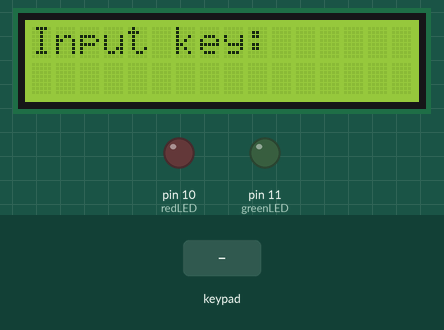
Simulated run of this sketch. Board: Arduino Leonardo, built with avr-gcc and run on an emulated ATmega32U4. On the bench: 16×2 character LCD, output pins drawn as LEDs (lit = HIGH). The inputs (shaded band) are chosen by the test bench.

Above: at 1.2 s.
1.3 s: keypad keys 8 0 6 8 pressed 0.4 s apart
At 4.0 s:
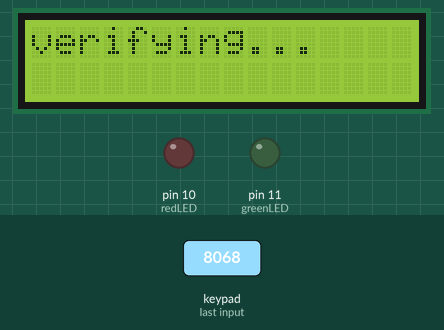
At 6.3 s:
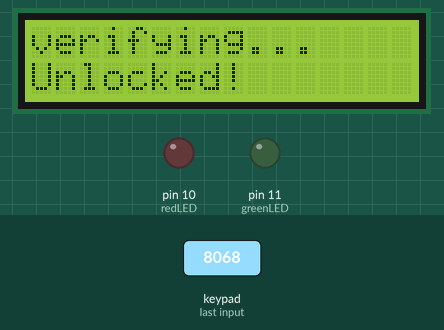
Timing chart, 0 to 7.8 s (numbered marks = the images above; inputs shaded):
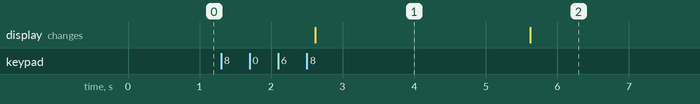

The sketch:

security_pad_4x4.ino
```cpp
/*
 * Program for keypad to take input key and display output on 16x4 LCD module.
 */
#include <Mouse.h>

//library for LCD displays and the keypad
#include <LiquidCrystal.h>
#include <Keypad.h>

int keypad_position = 0; //keypad position

#define R 4
#define C 4

char keyPad_vals [R] [C] = {

  {'1', '2', '3', 'A'},
  {'4', '5', '6', 'B'},
  {'7', '8', '9', 'C'},
  {'*', '0', '#', 'D'}
};

byte rowPins [R] = {1, 2, 3, 4};
byte colPins [C] = {5, 6, 7, 8};

Keypad myKeypad = Keypad( makeKeymap(keyPad_vals), rowPins, colPins, R, C);

// pins of the LCD. (RS, E, D4, D5, D6, D7)
LiquidCrystal lcd (A0, A1, A2, A3, A4, A5);

#define redLED 10 //define the LED pins
#define greenLED 11

char* key = "8068";
void setup(){

  // Serial.begin(9600);
  lcd.begin(16, 2);
  pinMode(redLED, OUTPUT);
  pinMode(greenLED, OUTPUT);
}

void loop(){

  //Serial.println("Hello");
  char key_pressed = myKeypad.getKey();

 // lcd.clear();
  lcd.setCursor(0, 0);
  lcd.print("Input key: ");

  if(key_pressed == key [keypad_position]){

    keypad_position ++;
  }
  if(keypad_position == 4){
    lcd.clear();
    lcd.setCursor(0, 0);
    lcd.print("verifying...");
    //lcd.clear();
    delay(3000);
    lcd.setCursor(0,1);
    lcd.print("Unlocked!");
    delay(8000);
  }
  delay(100);
}
```

Measured:
- after the input at 1.3 s, the display: changes after 1.3 s (image 1)
- what the display in image 1 shows lasts 3.0 s, from 2.6 s to 5.6 s
